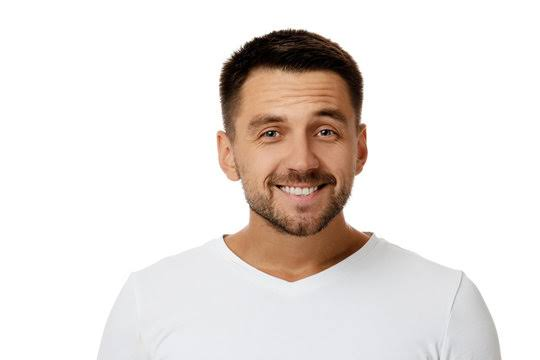
#> input picture test12.jpg, 540 x 360 px, found by its file name
$ jupyter execute --allow-errors Face_detection_and_crop.ipynb   (shell and % lines are left out)
#> lines starting #> are read from the running program, lines starting #| are printed output that depends on the picture
<a href="https://colab.research.google.com/github/sletz17/Face-Detection-and-crop-based-on-feature/blob/main/Face_detection_and_crop.ipynb" target="_parent"></a>

# Requirement

[cell 1]
import numpy as np
import matplotlib.pyplot as plt
import cv2
from cropimage import Cropper
from google.colab.patches import cv2_imshow

#Detection of face from image

[cell 2]
path='/content/test12.jpg'
test_image=cv2.imread(path)
#> test_image is the input picture: shape (360, 540, 3); mean B, G, R 222.5, 226.1, 232.6
testimg_togray=cv2.cvtColor(test_image,cv2.COLOR_BGR2GRAY)
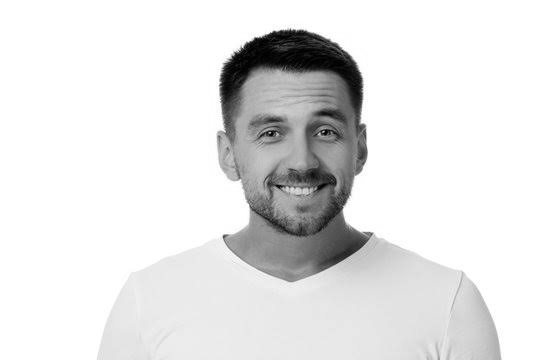
#> testimg_togray: shape (360, 540); min 0, max 255, mean 227.6
plt.imshow(testimg_togray,cmap='gray')

[cell 3]
def convertToRGB(imge):
    return cv2.cvtColor(imge,cv2.COLOR_BGR2RGB)

[cell 4]
haar_cascade_face=cv2.CascadeClassifier('/content/haarcascade_frontalface_alt.xml')

[cell 5]
def imgcropfun(pth):
  cropper = Cropper()

  result = cropper.crop(pth)
  cv2_imshow(result)

  cv2.imwrite('cropped.jpg', result)
  return result

[cell 6]
faces_rects = haar_cascade_face.detectMultiScale(testimg_togray, scaleFactor = 1.2, minNeighbors = 5);
#> faces_rects = [[221, 69, 155, 155]]
print(len(faces_rects))
#| 1
flag=len(faces_rects)
#> flag = 1
t=0
#> (the rest of this cell did not finish here and is left out)

  crpimg=imgcropfun(path)
else:
  print("retake image,face not detected")


$ run again, with test123.jpg copied over test12.jpg
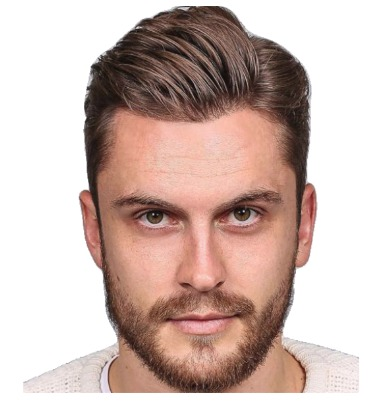
#> input picture test123.jpg, 375 x 403 px, found by its file name
#> test_image is the input picture: shape (403, 375, 3); mean B, G, R 175.6, 182.6, 204.6
#> `testimg_togray=cv2.cvtColor(test_image,cv2.COLOR_BGR2GRAY)`:
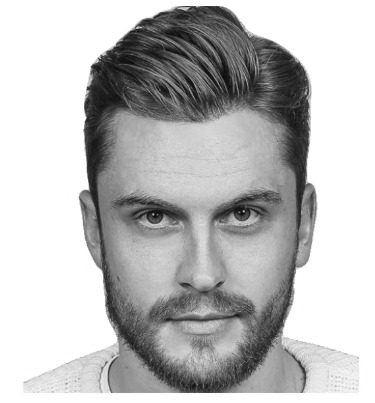
#> testimg_togray: shape (403, 375); min 7, max 255, mean 188.4
#> faces_rects = [[83, 127, 235, 235]]
#| 1
#> flag = 1
